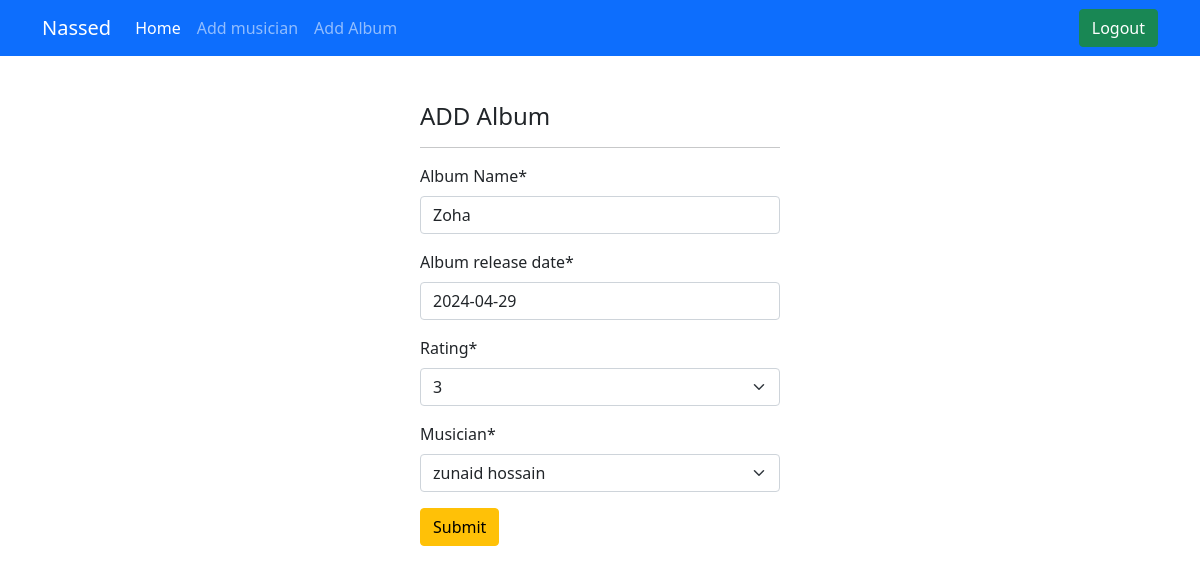
The page /Album/edit/4 (signed in) on the database its author committed.
### Album/models.py (models this page shows, shortened)
class Album(models.Model):
    Album_Name=models.CharField(max_length=50)
    Album_release_date=models.DateField()
    Rating = models.IntegerField(choices=((1, '1'), (2, '2'), (3, '3'), (4, '4'), (5, '5')))
    musician=models.ForeignKey(musician,on_delete=models.CASCADE )

### Album/views.py (the view)
# urls.py: path('edit/<int:id>',views.edit.as_view(),name="edit")
@method_decorator(login_required(login_url='/musician/login'), name='dispatch')
class edit(UpdateView):
    model = Album
    form_class = forms.AlbumForm
    template_name = 'album.html'
    success_url = reverse_lazy('home')
    pk_url_kwarg = 'id'

### Album/forms.py
class AlbumForm(forms.ModelForm):
    class Meta:
        model= Album
        fields='__all__'

### musician/models.py (called while the page is built)
    def __str__(self):
        return self.First_Name+" "+self.Last_Name

### Album/templates/album.html (shortened to what this page needs)
{% extends "home.html" %}
{% load crispy_forms_tags %}
{% block container %}
<form  method ="post" class="form" style=" width: 35%;margin: auto; box-shadow:##0D6EFD  0px 100px 600px -50px;padding:30px; ">
    <h4 class="my-3">ADD Album</h4>
    <hr>
    {{ form |crispy }}
    <button class="btn btn-warning" type="submit"><a href=""></a>Submit</button>
{% endblock container %}

### rows shown on the page
Album: Album_Name "Zoha", Album_release_date "2024-04-29", Rating "3", musician "zunaid hossain"
